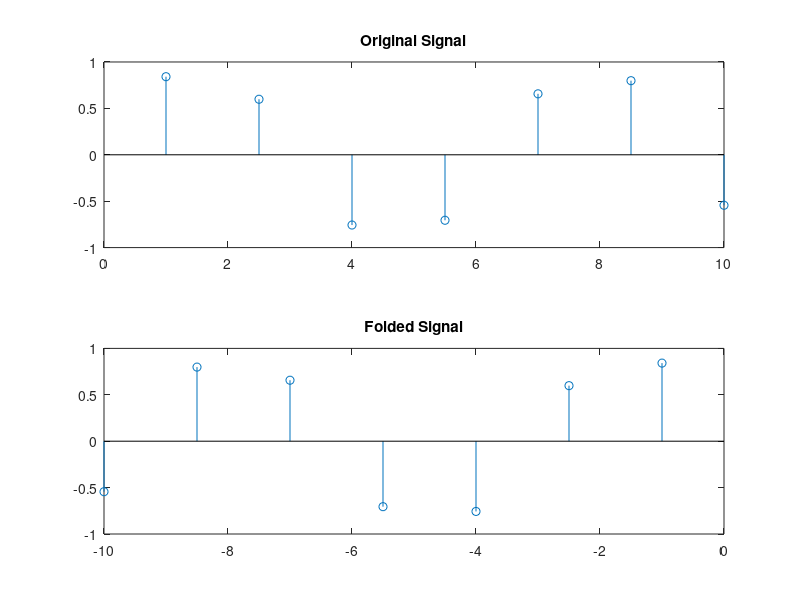

Write MATLAB code to recreate this figure.
n = 1:1.5:10;
x = sin(n);
y = fliplr(x);
t = -fliplr(n);
subplot(2,1,1)
stem(n,x)
title("Original Signal");
subplot(2,1,2)
stem(t,y)
title('Folded Signal');
